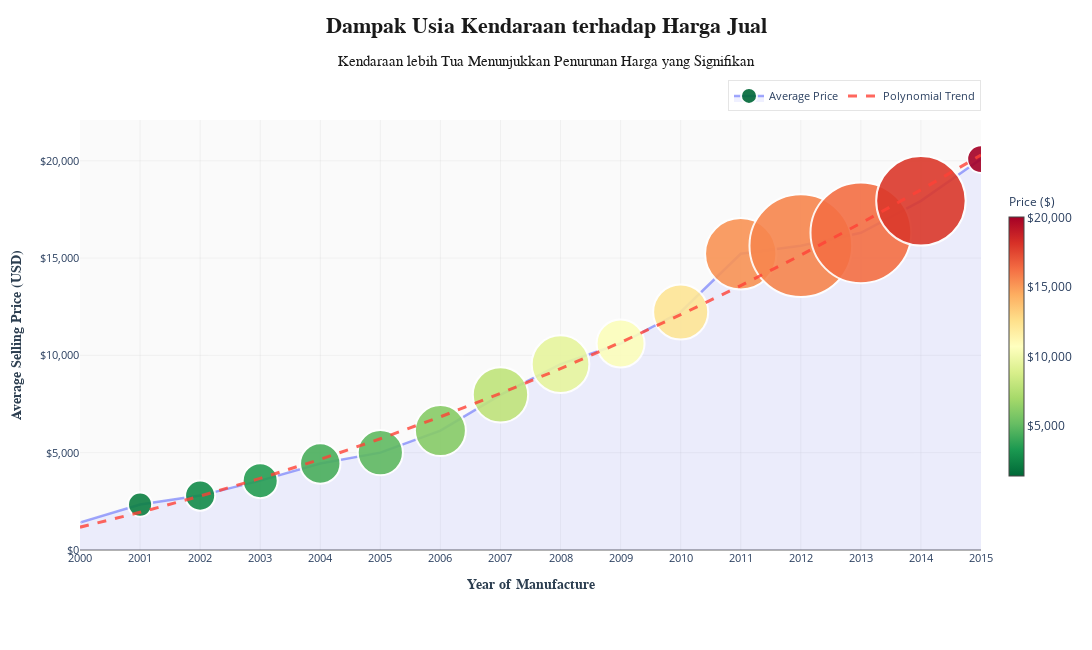

Notebook source saved alongside this figure:
### Code cell
# Calculate average selling price by year - using only integer years for cleaner visualization
avg_price_by_year = df_filled_no_outlier.copy()
avg_price_by_year['year_int'] = avg_price_by_year['year'].astype(int)

avg_price_by_year_clean = avg_price_by_year.groupby('year_int').agg({
    'sellingprice': ['mean', 'median', 'count']
}).reset_index()

avg_price_by_year_clean.columns = ['year', 'mean_price', 'median_price', 'count']

# Calculate vehicle age (assuming current year is 2025)
current_year = 2025
avg_price_by_year_clean['vehicle_age'] = current_year - avg_price_by_year_clean['year']

# Create a beautiful visualization using Plotly with better color scaling
fig = go.Figure()

# Add scatter plot with gradient fill
fig.add_trace(go.Scatter(
    x=avg_price_by_year_clean['year'],
    y=avg_price_by_year_clean['mean_price'],
    mode='markers+lines',
    name='Average Price',
    marker=dict(
        size=np.sqrt(avg_price_by_year_clean['count'])/3,  # Size based on number of vehicles (sqrt for better scaling)
        color=avg_price_by_year_clean['mean_price'],
        colorscale='RdYlGn_r',  # Red (low) to Yellow to Green (high) reversed
        showscale=True,
        colorbar=dict(
            title=dict(
                text="Price ($)",
                font=dict(size=12)
            ),
            thickness=15,
            len=0.7,
            tickformat='$,.0f'
        ),
        line=dict(color='white', width=2),
        opacity=0.9
    ),
    line=dict(color='rgba(99, 110, 250, 0.6)', width=2.5),
    fill='tozeroy',
    fillcolor='rgba(99, 110, 250, 0.1)',
    hovertemplate='<b>Year:</b> %{x}<br>' +
                  '<b>Avg Price:</b> $%{y:,.0f}<br>' +
                  '<b>Vehicles Sold:</b> %{text:,}<br>' +
                  '<extra></extra>',
    text=avg_price_by_year_clean['count']
))

# Add a polynomial trendline
z = np.polyfit(avg_price_by_year_clean['year'], avg_price_by_year_clean['mean_price'], 2)
p = np.poly1d(z)
trendline_y = p(avg_price_by_year_clean['year'])

fig.add_trace(go.Scatter(
    x=avg_price_by_year_clean['year'],
    y=trendline_y,
    mode='lines',
    name='Polynomial Trend',
    line=dict(color='rgba(255, 65, 54, 0.8)', width=3, dash='dash'),
    hoverinfo='skip'
))

# Update layout for elegance
fig.update_layout(
    title={
        'text': '<b>Dampak Usia Kendaraan terhadap Harga Jual</b><br>' +
                '<sub>Kendaraan lebih Tua Menunjukkan Penurunan Harga yang Signifikan</sub>',
        'y':0.95,
        'x':0.5,
        'xanchor': 'center',
        'yanchor': 'top',
        'font': dict(size=22, color='#1a1a1a', family='Arial Black')
    },
    xaxis=dict(
        title=dict(
            text='<b>Year of Manufacture</b>',
            font=dict(size=14, color='#2c3e50', family='Arial')
        ),
        showgrid=True,
        gridcolor='rgba(200, 200, 200, 0.2)',
        zeroline=False,
        tickfont=dict(size=11),
        dtick=1  # Show every year
    ),
    yaxis=dict(
        title=dict(
            text='<b>Average Selling Price (USD)</b>',
            font=dict(size=14, color='#2c3e50', family='Arial')
        ),
        showgrid=True,
        gridcolor='rgba(200, 200, 200, 0.2)',
        zeroline=True,
        zerolinecolor='rgba(0, 0, 0, 0.3)',
        tickformat='$,.0f',
        tickfont=dict(size=11),
        range=[0, avg_price_by_year_clean['mean_price'].max() * 1.1]  # Start from 0 to show full depreciation
    ),
    plot_bgcolor='rgba(250, 250, 250, 1)',
    paper_bgcolor='white',
    hovermode='x unified',
    legend=dict(
        orientation="h",
        yanchor="bottom",
        y=1.02,
        xanchor="right",
        x=1,
        bgcolor="rgba(255, 255, 255, 0.9)",
        bordercolor="rgba(0, 0, 0, 0.1)",
        borderwidth=1,
        font=dict(size=11)
    ),
    width=1100,
    height=650,
    margin=dict(l=80, r=80, t=120, b=100)
)

# Calculate key statistics
oldest_year = int(avg_price_by_year_clean['year'].min())
newest_year = int(avg_price_by_year_clean['year'].max())
oldest_price = avg_price_by_year_clean[avg_price_by_year_clean['year'] == oldest_year]['mean_price'].values[0]
newest_price = avg_price_by_year_clean[avg_price_by_year_clean['year'] == newest_year]['mean_price'].values[0]
price_diff = newest_price - oldest_price
year_span = newest_year - oldest_year

# Add annotation with key insight
# fig.add_annotation(
#     text=f"<b>Key Insight:</b> Vehicles depreciate significantly with age<br>" +
#          f"A {year_span}-year-old vehicle ({oldest_year}) sells for <b>${oldest_price:,.0f}</b> on average,<br>" +
#          f"while a newer vehicle ({newest_year}) sells for <b>${newest_price:,.0f}</b> - " +
#          f"a difference of <b>${price_diff:,.0f}</b> ({(price_diff/oldest_price*100):.0f}% increase for newer vehicles)",
#     xref="paper", yref="paper",
#     x=0.5, y=-0.18,
#     showarrow=False,
#     font=dict(size=11, color='#34495e', family='Arial'),
#     align="center",
#     bgcolor="rgba(255, 243, 205, 0.9)",
#     borderpad=12,
#     bordercolor="rgba(255, 193, 7, 0.5)",
#     borderwidth=2
# )

fig.show()

# Print detailed statistics
print("\n" + "="*70)
print(" " * 20 + "VEHICLE AGE vs PRICE ANALYSIS")
print("="*70)
print(f"\n{'Year':<10} {'Avg Price':<15} {'Median Price':<15} {'Vehicles Sold':<15} {'Age':<10}")
print("-"*70)
for _, row in avg_price_by_year_clean.iterrows():
    print(f"{int(row['year']):<10} ${row['mean_price']:>13,.2f} ${row['median_price']:>13,.2f} {int(row['count']):>14,} {int(row['vehicle_age']):>9} yrs")

print("\n" + "="*70)
print("SUMMARY STATISTICS")
print("="*70)
print(f"Oldest vehicles (year {oldest_year}, age {current_year - oldest_year} years):")
print(f"  Average Price: ${oldest_price:,.2f}")
print(f"\nNewest vehicles (year {newest_year}, age {current_year - newest_year} years):")
print(f"  Average Price: ${newest_price:,.2f}")
print(f"\nPrice Difference: ${price_diff:,.2f}")
print(f"Appreciation for Newer Vehicles: {(price_diff/oldest_price*100):.1f}%")
print(f"Average Depreciation per Year: ${price_diff/year_span:,.2f}")
print("="*70)

### Figure 1 — Plotly figure (JSON) as saved in the notebook; plotly's stock layout.template omitted (floating-point values rounded to 4 significant figures)
{"data": [{"fill": "tozeroy", "fillcolor": "rgba(99, 110, 250, 0.1)", "hovertemplate": "<b>Year:</b> %{x}<br><b>Avg Price:</b> $%{y:,.0f}<br><b>Vehicles Sold:</b> %{text:,}<br><extra></extra>", "line": {"color": "rgba(99, 110, 250, 0.6)", "width": 2.5}, "marker": {"color": [1408.0, 2334.0, 2795.0, 3563.0, 4447.0, 5004.0, 6137.0, 7973.0, 9548.0, 10610.0, 12230.0, 15220.0, 15640.0, 16300.0, 17940.0, 20080.0], "colorbar": {"len": 0.7, "thickness": 15, "tickformat": "$,.0f", "title": {"font": {"size": 12}, "text": "Price ($)"}}, "colorscale": [[0, "rgb(0,104,55)"], [0.1, "rgb(26,152,80)"], [0.2, "rgb(102,189,99)"], [0.3, "rgb(166,217,106)"], [0.4, "rgb(217,239,139)"], [0.5, "rgb(255,255,191)"], [0.6, "rgb(254,224,139)"], [0.7, "rgb(253,174,97)"], [0.8, "rgb(244,109,67)"], [0.9, "rgb(215,48,39)"], [1, "rgb(165,0,38)"]], "line": {"color": "white", "width": 2}, "opacity": 0.9, "showscale": true, "size": [0.8165, 24.13, 30.11, 35.03, 40.38, 45.21, 50.98, 55.35, 57.65, 47.95, 55.09, 71.32, 102.7, 100.7, 89.45, 27.65]}, "mode": "markers+lines", "name": "Average Price", "text": [6.0, 5239.0, 8157.0, 11050.0, 14680.0, 18400.0, 23390.0, 27580.0, 29910.0, 20690.0, 27310.0, 45780.0, 94870.0, 91320.0, 72010.0, 6879.0], "type": "scatter", "x": [2000, 2001, 2002, 2003, 2004, 2005, 2006, 2007, 2008, 2009, 2010, 2011, 2012, 2013, 2014, 2015], "y": [1408.0, 2334.0, 2795.0, 3563.0, 4447.0, 5004.0, 6137.0, 7973.0, 9548.0, 10610.0, 12230.0, 15220.0, 15640.0, 16300.0, 17940.0, 20080.0]}, {"hoverinfo": "skip", "line": {"color": "rgba(255, 65, 54, 0.8)", "dash": "dash", "width": 3}, "mode": "lines", "name": "Polynomial Trend", "type": "scatter", "x": [2000, 2001, 2002, 2003, 2004, 2005, 2006, 2007, 2008, 2009, 2010, 2011, 2012, 2013, 2014, 2015], "y": [1173.0, 1935.0, 2770.0, 3679.0, 4661.0, 5716.0, 6844.0, 8045.0, 9320.0, 10670.0, 12090.0, 13580.0, 15150.0, 16790.0, 18500.0, 20290.0]}], "layout": {"height": 650, "hovermode": "x unified", "legend": {"bgcolor": "rgba(255, 255, 255, 0.9)", "bordercolor": "rgba(0, 0, 0, 0.1)", "borderwidth": 1, "font": {"size": 11}, "orientation": "h", "x": 1, "xanchor": "right", "y": 1.02, "yanchor": "bottom"}, "margin": {"b": 100, "l": 80, "r": 80, "t": 120}, "paper_bgcolor": "white", "plot_bgcolor": "rgba(250, 250, 250, 1)", "title": {"font": {"color": "#1a1a1a", "family": "Arial Black", "size": 22}, "text": "<b>Dampak Usia Kendaraan terhadap Harga Jual</b><br><sub>Kendaraan lebih Tua Menunjukkan Penurunan Harga yang Signifikan</sub>", "x": 0.5, "xanchor": "center", "y": 0.95, "yanchor": "top"}, "width": 1100, "xaxis": {"dtick": 1, "gridcolor": "rgba(200, 200, 200, 0.2)", "showgrid": true, "tickfont": {"size": 11}, "title": {"font": {"color": "#2c3e50", "family": "Arial", "size": 14}, "text": "<b>Year of Manufacture</b>"}, "zeroline": false}, "yaxis": {"gridcolor": "rgba(200, 200, 200, 0.2)", "range": [0, 22090.0], "showgrid": true, "tickfont": {"size": 11}, "tickformat": "$,.0f", "title": {"font": {"color": "#2c3e50", "family": "Arial", "size": 14}, "text": "<b>Average Selling Price (USD)</b>"}, "zeroline": true, "zerolinecolor": "rgba(0, 0, 0, 0.3)"}}}
